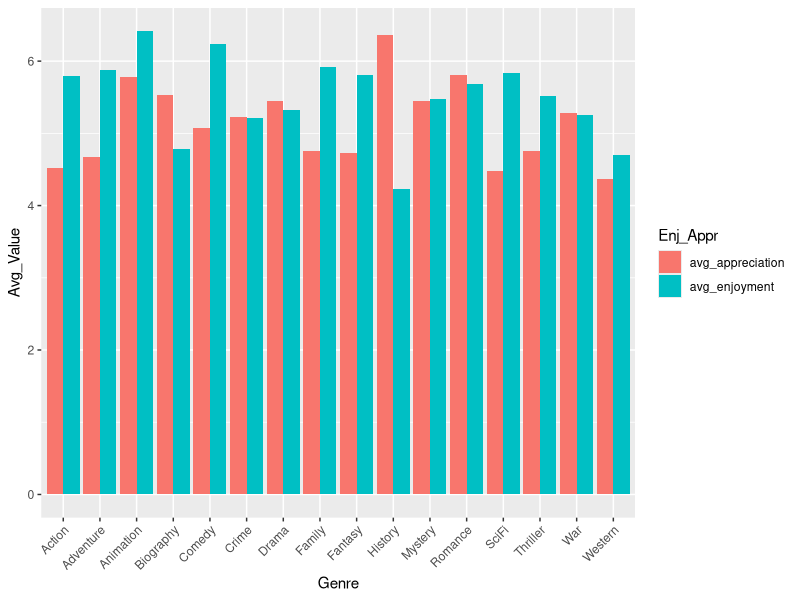
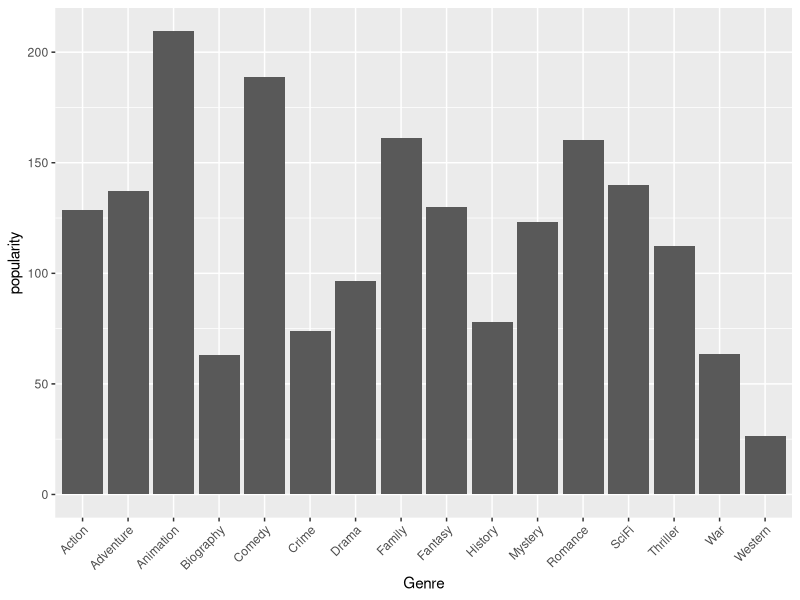
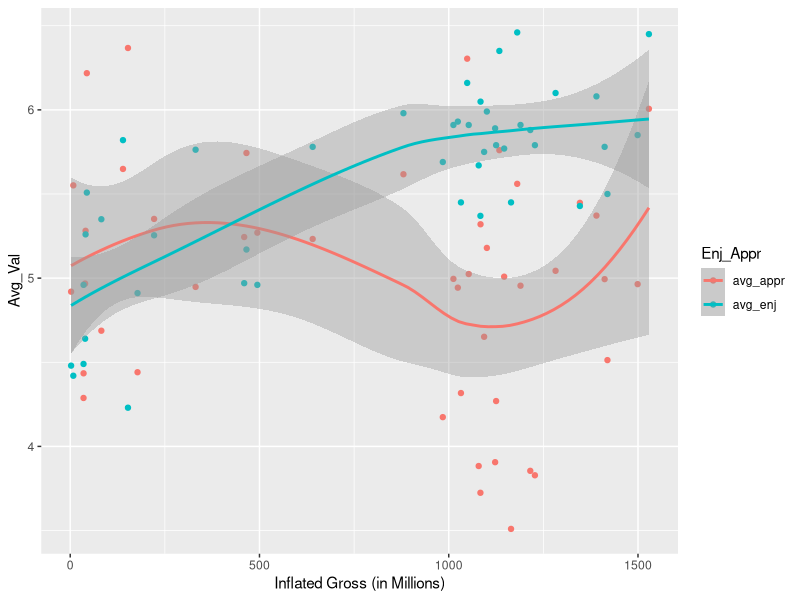
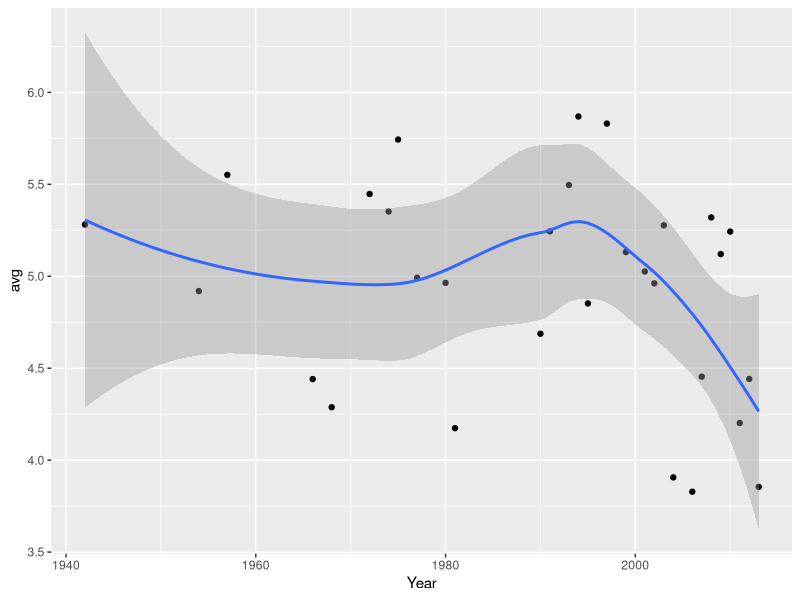
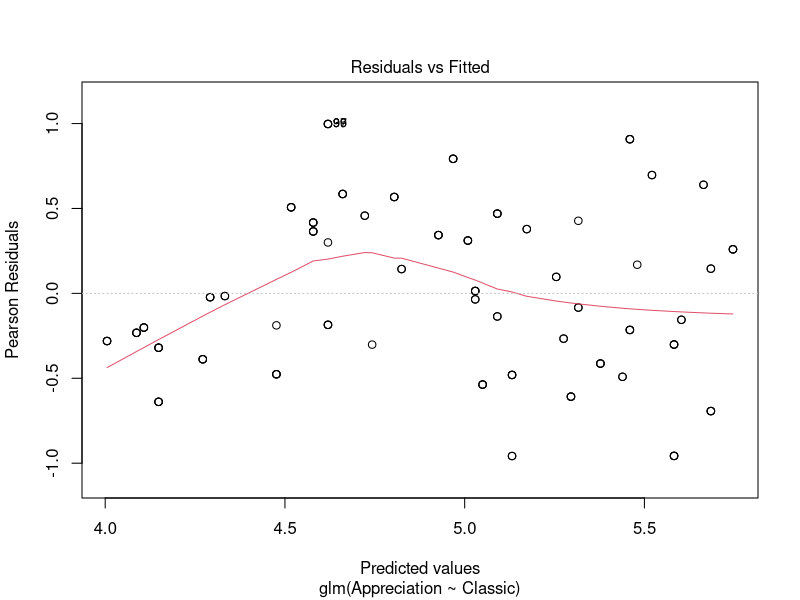
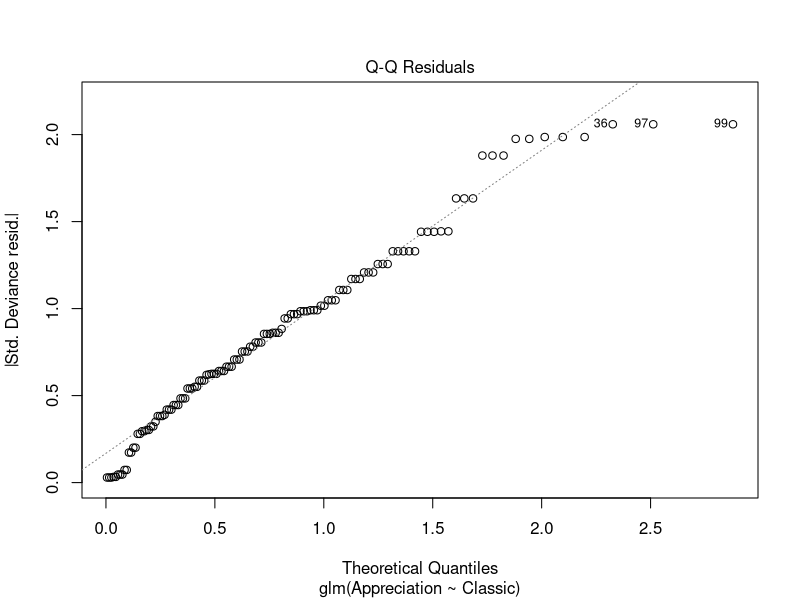
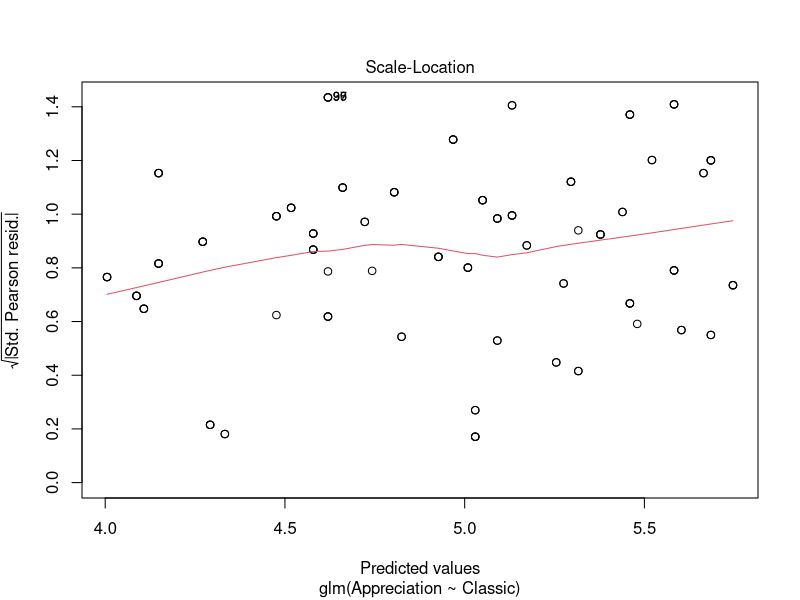
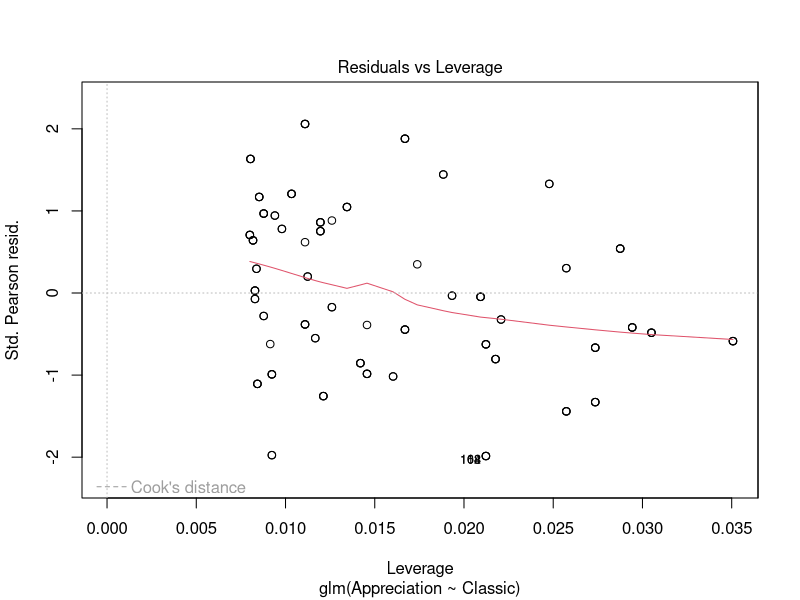

The R source for these figures, in order: (Note: this script raises an error after producing the figures.)
## ---- chunk 1
knitr::opts_chunk$set(echo = TRUE)
## ---- chunk 2
library(dplyr)
library(tidyr)
library(ggplot2)
library(reshape2)
library(boot)
library(glmnet)
library(scales)

setwd("C:/MSR-DS3/coursework/week3")

movies <- read.csv("5-26-2017_Ratings_of_50_popular_films_on_enjoyment_versus_appreciation_(and_more).csv")
colnames(movies)
## ---- chunk 3
movies <-
  movies %>%
  mutate(FilmName=V15) %>%
  mutate(ViewerCount = (ViewerCount_enj + ViewerCount_appr)/2) %>%
  select(-V15, -Check_enj_label, -Check_appr_label, -ViewerCount_appr, -ViewerCount_enj) %>%
  mutate(InflatedGross=as.numeric(gsub('[$,]','',InflatedGross)))
## ---- chunk 4
genres_with_enj_and_appr <-
  movies %>%
  gather("Genre", "isGenre", 19:34) %>%
  group_by(Genre, isGenre) %>%
  filter(isGenre==1) %>%
  summarise(avg_enjoyment = mean(Enjoyment), avg_appreciation = mean(Appreciation)) %>%
  gather("Enj_Appr", "Avg_Value", 3:4) 
  
plot1 <- 
  ggplot(genres_with_enj_and_appr, aes(x=Genre, y=Avg_Value, fill=Enj_Appr)) +
  geom_bar(stat="identity", position=position_dodge()) +
  theme(axis.text.x = element_text(angle = 45, hjust = 1))

plot1
## ---- chunk 5
genres_with_ratings <-
  movies %>%
  gather("Genre", "isGenre", 19:34) %>%
  group_by(Genre, isGenre) %>%
  filter(isGenre==1) %>%
  summarise(popularity = mean(ViewerCount)) 
 
plot2 <-
  ggplot(genres_with_ratings, aes(x=Genre, y=popularity)) +
  geom_bar(stat="identity", position=position_dodge()) +
  theme(axis.text.x = element_text(angle = 45, hjust = 1))

plot2
## ---- chunk 6
appr_enj_by_income <-
  movies %>%
  mutate(InflatedGross = InflatedGross/10^6) %>%
  group_by(InflatedGross) %>%
  summarise(avg_appr=mean(Appreciation), avg_enj=mean(Enjoyment)) %>%
  gather("Enj_Appr", "Avg_Val", 2:3)

plot3 <-
  ggplot(appr_enj_by_income, aes(x=InflatedGross, y=Avg_Val, color=Enj_Appr)) +
  geom_point() +
  geom_smooth() +
  labs(x="Inflated Gross (in Millions)") +
  xlim(0, quantile(appr_enj_by_income$InflatedGross, 0.9))

plot3
## ---- chunk 7
year_release_vs_meaningful <-
  movies %>%
  group_by(Year) %>%
  summarise(avg=mean(Appreciation))

plot4 <-
  year_release_vs_meaningful %>%
  ggplot(aes(x=Year, y=avg)) +
  geom_point() +
  geom_smooth()

plot4
## ---- chunk 8
movies_with_genre <-
  movies %>%
  gather("Genre", "isGenre", 19:34) %>%
  filter(isGenre==1)

X <- model.matrix(Appreciation ~ Genre, data=movies_with_genre)
Y <- as.matrix(movies_with_genre$Appreciation)

reg <- cv.glmnet(X, Y, alpha=1)
summary(reg)

reg2 <- glm(Appreciation ~ Classic, data=movies_with_genre)
summary(reg2)
plot(reg2)

preds <- movies_with_genre %>%
  distinct(Classic)

preds$predicted <- predict(reg2, preds)
head(preds)
## ---- chunk 9
plot5 <-
  ggplot(aes(x=Classic, y=Appreciation), data=movies_with_genre) +
  geom_point() +
  geom_line(aes(x=Classic, y=predicted), data=preds)

plot5
## ---- chunk 10
save(plo1, plot2, plot3, plot4, plot5, file="outputs.RData")
